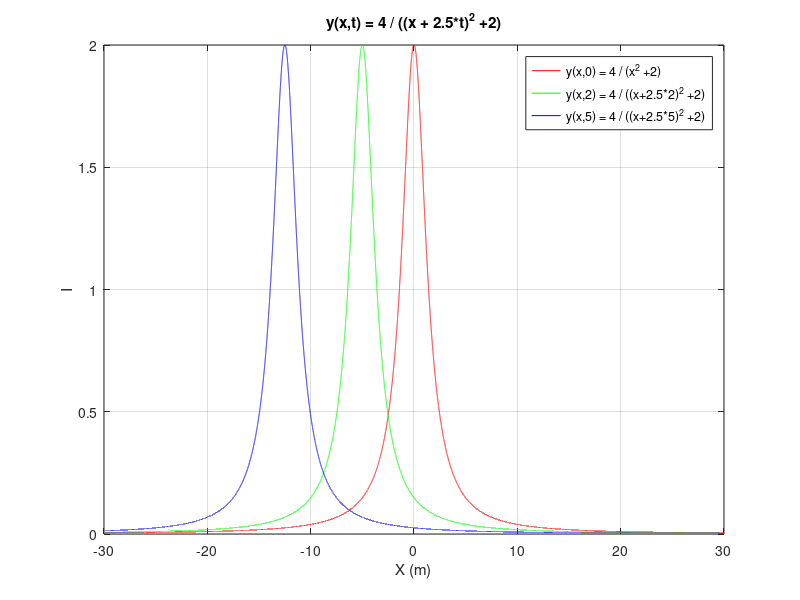

Recreate this plot in MATLAB.
clc; clear all; close all;

x = linspace(-30,30,10^5);
y0 = 4 ./ (x.^2 +2);
y2 = 4 ./ ((x+2.5*2).^2 +2);
y5 = 4 ./ ((x+2.5*5).^2 +2);

figure;
plot(x,y0,'r')
hold on;
grid on;
plot(x,y2,'g')
plot(x,y5,'b')
hold off

xlabel('X (m)')
ylabel('I')
title('y(x,t) = 4 / ((x + 2.5*t)^2 +2)')
legend('y(x,0) = 4 / (x^2 +2)','y(x,2) = 4 / ((x+2.5*2)^2 +2)','y(x,5) = 4 / ((x+2.5*5)^2 +2)')